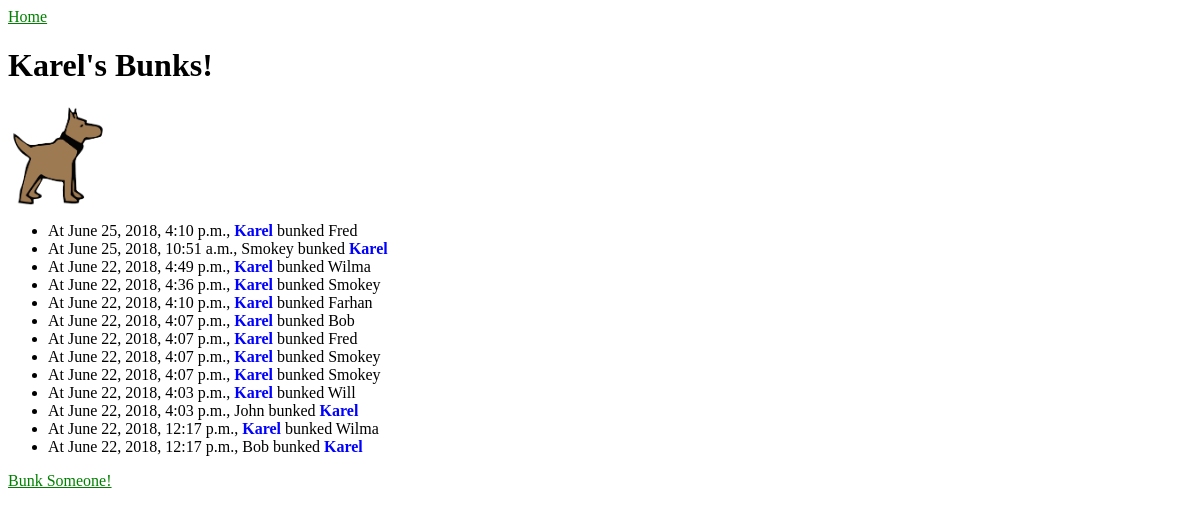
Before: /bunker/profile/14/ with the older database file.
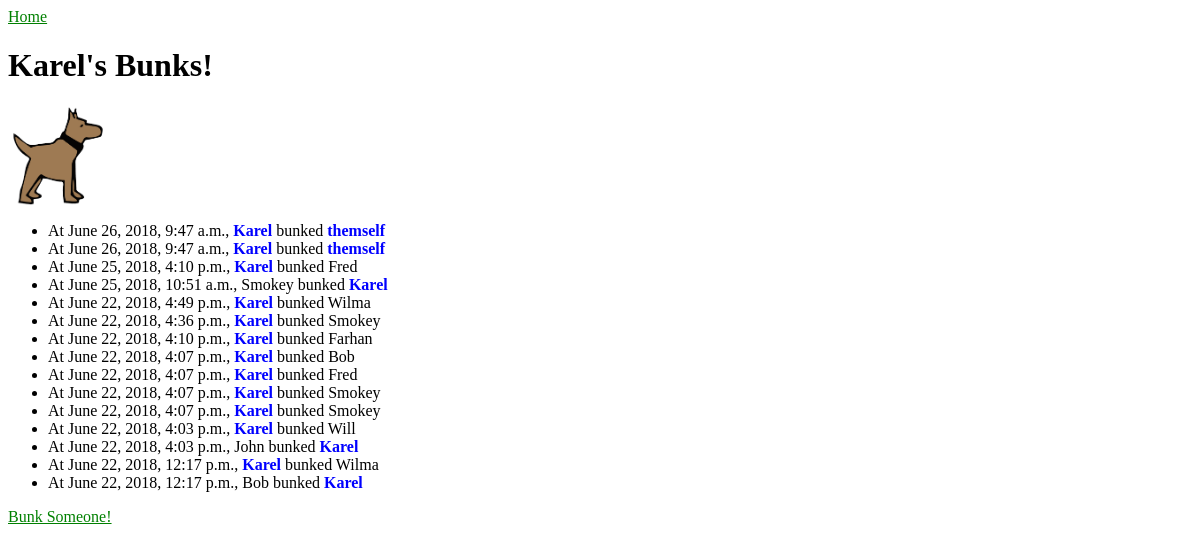
After: the same page with the newer database file.
### bunker/models.py (models this page shows, shortened)
class UserProfile(models.Model):
    user = models.CharField(max_length=200)
    photo = models.ImageField(upload_to='profilePics/', default='default-profile-picture.png')

class Bunk(models.Model):
    from_user = models.ForeignKey(UserProfile, related_name='bunkUser', on_delete=models.CASCADE)
    to_user = models.ForeignKey(UserProfile, on_delete=models.CASCADE)
    time = models.DateTimeField('time of bunk')

### bunker/views.py (the view)
# urls.py: url(r'^profile/(?P<pk>\w+)/$', views.PersonalView.as_view(), name='personal'),
class PersonalView(generic.DetailView):
    model = UserProfile
    template_name = 'bunker/personal.html'
    context_object_name = 'personal_info'
    def get_context_data(self, **kwargs):
        context = super(PersonalView, self).get_context_data(**kwargs)
        context['personal_bunks'] = Bunk.objects.filter(Q(from_user=context['personal_info']) | Q(to_user=context['personal_info'])).order_by('-time')
        return context

### bunker/templates/bunker/personal.html
{% load static %}
<link rel="stylesheet" type="text/css" href="{% static 'bunker/style.css' %}" />
<a href="{% url 'bunker:index' 0 %}">Home</a>
<h1>{{ personal_info.user }}'s Bunks!</h1>
<img src="{{ personal_info.photo.url }}" height="100" width="100">
{% if personal_bunks %}
    <ul>
    {% for bunk in personal_bunks %}
        {% if bunk.from_user == personal_info and bunk.to_user == personal_info %}
            <li>At {{bunk.time}}, <span class='currentUser'>{{bunk.from_user.user}}</span> bunked <span class='currentUser'>themself</span></li>
        {% elif bunk.from_user == personal_info %}
            <li>At {{bunk.time}}, <span class='currentUser'>{{bunk.from_user.user}}</span> bunked {{bunk.to_user.user}}</li>
        {% else %}
            <li>At {{bunk.time}}, {{bunk.from_user.user}} bunked <span class='currentUser'>{{bunk.to_user.user}}</span></li>
        {% endif %}
    {% endfor %}
    </ul>
{% else %}
    <p>{{personal_info.user}} has not bunked anyone yet.</p>
{% endif %}
<a href="{% url 'bunker:send-bunk' personal_info.id %}">Bunk Someone!</a>

### bunker/static/bunker/style.css (style rules this page uses)
a { color: green; }
.currentUser { font-weight: bold; color: blue; }

Changed rows visible on the page:
added Bunk: time "June 26, 2018, 9:47 a.m.", from_user.user "Karel"
added Bunk: time "June 26, 2018, 9:47 a.m.", from_user.user "Karel"
